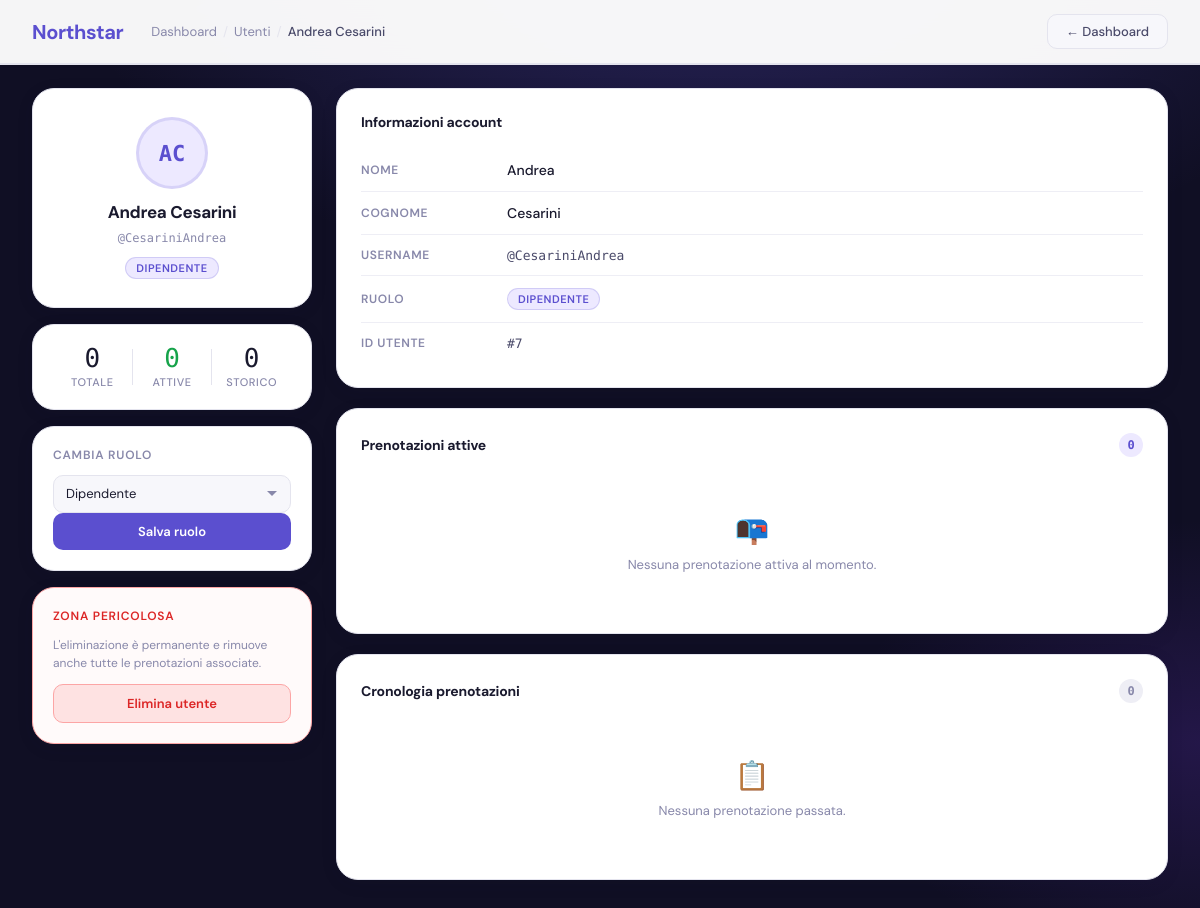
Page /public/admin/utenti/index.php?id=7 (signed in) on the committed database.
### tables this page shows
CREATE TABLE `utenti` (
  `id_utente` int(11) NOT NULL,
  `nome` varchar(50) NOT NULL,
  `cognome` varchar(50) NOT NULL,
  `username` varchar(100) NOT NULL,
  `password` varchar(255) NOT NULL,
  `id_ruolo` int(11) NOT NULL,
  `id_coordinatore` int(11) DEFAULT NULL
);

CREATE TABLE `ruoli` (
  `id_ruolo` int(11) NOT NULL,
  `nome_ruolo` varchar(20) NOT NULL
);

### public/admin/utenti/index.php (the view, shortened to what this page needs)
<?php
require_once __DIR__ . "/../../../config/config.php";
$userId = isset($_GET['id']) ? (int)$_GET['id'] : 0;
$sql = "SELECT u.id_utente, u.nome, u.cognome, u.username, u.id_ruolo, r.nome_ruolo as ruolo
        FROM utenti u
        JOIN ruoli r ON u.id_ruolo = r.id_ruolo
        WHERE u.id_utente = ? LIMIT 1";
$stmt = $conn->prepare($sql);
$stmt->bind_param("i", $userId);
$stmt->execute();
$result = $stmt->get_result();
$user = $result->fetch_assoc();
$roles = [];
$result = $conn->query("SELECT id_ruolo, nome_ruolo FROM ruoli ORDER BY nome_ruolo");
if ($result) {
    while ($row = $result->fetch_assoc()) { $roles[] = $row; }
}
$today = date('Y-m-d H:i:s');
$stmt = $conn->prepare("SELECT COUNT(*) as c FROM prenotazioni WHERE id_utente = ?");
$stmt->bind_param("i", $userId); $stmt->execute();
$bookingTotal = $stmt->get_result()->fetch_assoc()['c'] ?? 0;
$stmt = $conn->prepare("SELECT COUNT(*) as c FROM prenotazioni WHERE id_utente = ? AND data_fine >= ?");
$stmt->bind_param("is", $userId, $today); $stmt->execute();
$bookingActive = $stmt->get_result()->fetch_assoc()['c'] ?? 0;
$activeBookings = [];
$historyBookings = [];
$initials = strtoupper(substr($user['nome'], 0, 1) . substr($user['cognome'], 0, 1));
?>
<!DOCTYPE html>
<html lang="it">
<head>
    <link rel="stylesheet" href="../dashboard/dashboard.css">
    <link rel="stylesheet" href="./utenti.css">
</head>
<body>
<header class="header">
    <div class="header-left">
        <h1>Northstar</h1>
        <nav class="header-breadcrumb">
            <a href="../dashboard/index.php">Dashboard</a>
            <span class="bc-sep">/</span>
            <span>Utenti</span>
            <span class="bc-sep">/</span>
            <span class="bc-current"><?php echo htmlspecialchars($user['nome'] . ' ' . $user['cognome']); ?></span>
        </nav>
    </div>
    <a href="../dashboard/index.php" class="signout-btn">← Dashboard</a>
</header>
<div class="utenti-page">
    <aside class="utenti-aside">
        <div class="profile-card">
            <div class="profile-avatar"><?php echo $initials; ?></div>
            <h2 class="profile-name"><?php echo htmlspecialchars($user['nome'] . ' ' . $user['cognome']); ?></h2>
            <span class="profile-username">@<?php echo htmlspecialchars($user['username']); ?></span>
            <span class="role-pill role-pill--aside"><?php echo htmlspecialchars($user['ruolo']); ?></span>
        </div>
        <div class="stats-card">
            <div class="stat-item">
                <span class="stat-number"><?php echo $bookingTotal; ?></span>
                <span class="stat-label">Totale</span>
            </div>
            <div class="stat-item">
                <span class="stat-number stat-active"><?php echo $bookingActive; ?></span>
                <span class="stat-label">Attive</span>
            </div>
            <div class="stat-item">
                <span class="stat-number"><?php echo max(0, $bookingTotal - $bookingActive); ?></span>
                <span class="stat-label">Storico</span>
            </div>
        </div>
        <div class="action-card">
            <h3 class="action-card-title">Cambia ruolo</h3>
            <form method="POST">
                <select name="id_ruolo" class="role-select">
                    <?php foreach ($roles as $role): ?>
                        <option value="<?php echo $role['id_ruolo']; ?>"
                            <?php echo $role['id_ruolo'] == $user['id_ruolo'] ? 'selected' : ''; ?>>
                            <?php echo htmlspecialchars($role['nome_ruolo']); ?>
                        </option>
                    <?php endforeach; ?>
                </select>
                <button type="submit" class="btn-primary btn-full">Salva ruolo</button>
            </form>
        </div>
        <div class="action-card danger-card">
            <h3 class="action-card-title danger-title">Zona pericolosa</h3>
            <p class="danger-desc">L'eliminazione è permanente e rimuove anche tutte le prenotazioni associate.</p>
            <button class="btn-danger btn-full" onclick="openDeleteModal()">Elimina utente</button>
        </div>
    </aside>
    <main class="utenti-main">
        <div class="panel">
            <h3 class="panel-title">Informazioni account</h3>
            <div class="info-rows">
                <div class="info-row">
                    <span class="info-key">Nome</span>
                    <span class="info-val"><?php echo htmlspecialchars($user['nome']); ?></span>
                </div>
                <div class="info-row">
                    <span class="info-key">Cognome</span>
                    <span class="info-val"><?php echo htmlspecialchars($user['cognome']); ?></span>
                </div>
                <div class="info-row">
                    <span class="info-key">Username</span>
                    <span class="info-val mono">@<?php echo htmlspecialchars($user['username']); ?></span>
                </div>
                <div class="info-row">
                    <span class="info-key">Ruolo</span>
                    <span class="info-val">
                        <span class="role-pill"><?php echo htmlspecialchars($user['ruolo']); ?></span>
                    </span>
                </div>
                <div class="info-row">
                    <span class="info-key">ID utente</span>
                    <span class="info-val mono">#<?php echo $user['id_utente']; ?></span>
                </div>
            </div>
        </div>
        <div class="panel">
            <div class="panel-header">
                <h3 class="panel-title">Prenotazioni attive</h3>
                <span class="panel-badge"><?php echo count($activeBookings); ?></span>
            </div>
            <?php if (empty($activeBookings)): ?>
                <div class="empty-state">
                    <span class="empty-icon">📭</span>
                    <p>Nessuna prenotazione attiva al momento.</p>
                </div>
            <?php endif; ?>
        </div>
        <div class="panel">
            <div class="panel-header">
                <h3 class="panel-title">Cronologia prenotazioni</h3>
                <span class="panel-badge panel-badge--muted"><?php echo count($historyBookings); ?></span>
            </div>
            <?php if (empty($historyBookings)): ?>
                <div class="empty-state">
                    <span class="empty-icon">📋</span>
                    <p>Nessuna prenotazione passata.</p>
                </div>
            <?php endif; ?>
        </div>
    </main>
</div>
</body>
</html>

### public/admin/dashboard/dashboard.css (style rules this page uses)
:root { --clr-primary: #5b4fcf; --clr-primary-dark: #4338b0; --clr-primary-light: #ede9ff; --clr-accent: #7c3aed; --clr-accent-soft: #f3f0ff; --clr-surface: #ffffff; --clr-surface-2: #f7f7fb; --clr-surface-3: #eeeef5; --clr-border: #e4e4ee; --clr-text-1: #1a1a2e; --clr-text-2: #4a4a6a; --clr-text-3: #8888aa; --clr-success: #16a34a; --clr-success-bg: #dcfce7; --clr-danger: #dc2626; --clr-danger-bg: #fee2e2; --clr-warning: #d97706; --clr-warning-bg: #fef3c7; --clr-bg-page: #100f24; --radius-sm: 6px; --radius-md: 10px; --radius-lg: 16px; --radius-xl: 22px; --shadow-sm: 0 1px 3px rgba(0,0,0,.08), 0 1px 2px rgba(0,0,0,.06); --shadow-md: 0 4px 16px rgba(20,18,50,.10); --shadow-lg: 0 8px 32px rgba(20,18,50,.14); --shadow-xl: 0 20px 60px rgba(20,18,50,.20); --font-body: 'DM Sans', system-ui, sans-serif; --font-mono: 'DM Mono', monospace; --transition: all .2s cubic-bezier(.4,0,.2,1); }
*, *::before, *::after { margin: 0; padding: 0; box-sizing: border-box; }
html { scroll-behavior: smooth; }
body { font-family: var(--font-body); background-color: var(--clr-bg-page); background-image: radial-gradient(ellipse 80% 60% at 60% -10%, rgba(91,79,207,.35) 0%, transparent 70%), radial-gradient(ellipse 50% 40% at 100% 80%, rgba(124,58,237,.18) 0%, transparent 60%); min-height: 100vh; color: var(--clr-text-1); -webkit-font-smoothing: antialiased; }
.header { background: rgba(255,255,255,.96); backdrop-filter: blur(16px); -webkit-backdrop-filter: blur(16px); border-bottom: 1px solid var(--clr-border); padding: 0 32px; height: 64px; display: flex; justify-content: space-between; align-items: center; position: sticky; top: 0; z-index: 200; box-shadow: 0 1px 0 var(--clr-border), var(--shadow-sm); }
.header-left { display: flex; align-items: center; gap: 28px; }
.header h1 { font-size: 20px; font-weight: 700; color: var(--clr-primary); letter-spacing: -.4px; }
.signout-btn { display: inline-flex; align-items: center; gap: 6px; background: var(--clr-surface-2); color: var(--clr-text-2); text-decoration: none; padding: 8px 18px; border-radius: var(--radius-md); font-size: 13px; font-weight: 500; transition: var(--transition); border: 1px solid var(--clr-border); }

### rows in the picture
utenti: nome+cognome "Andrea Cesarini", initials "AC", username "CesariniAndrea", id_ruolo.nome_ruolo "DIPENDENTE", id_ruolo "Dipendente", nome "Andrea", cognome "Cesarini", id_utente "7"

### other values in the picture
$bookingTotal "0"
$bookingActive "0"
max(0, $bookingTotal - $bookingActive) "0"
count($activeBookings) "0"
count($historyBookings) "0"
